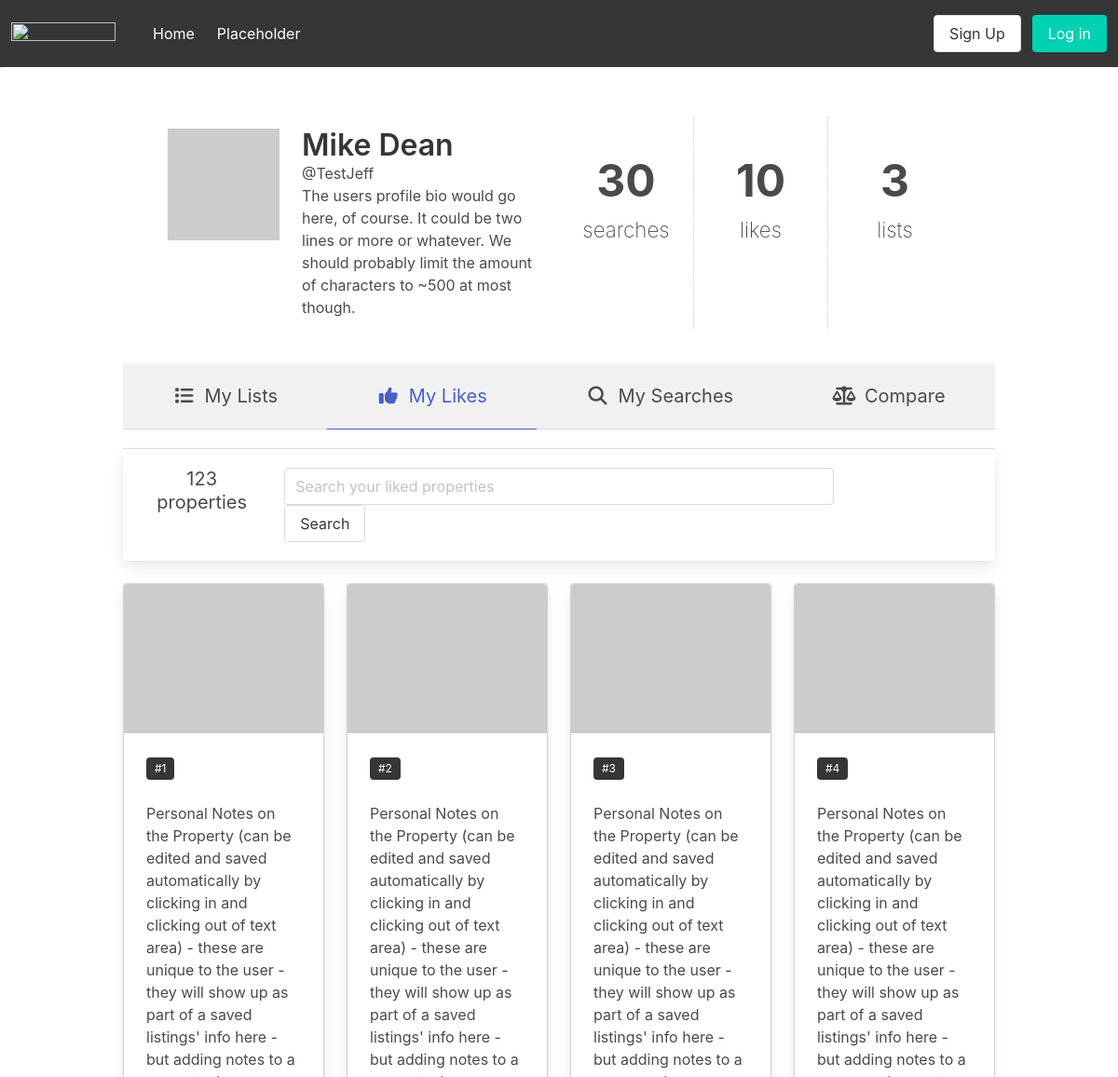
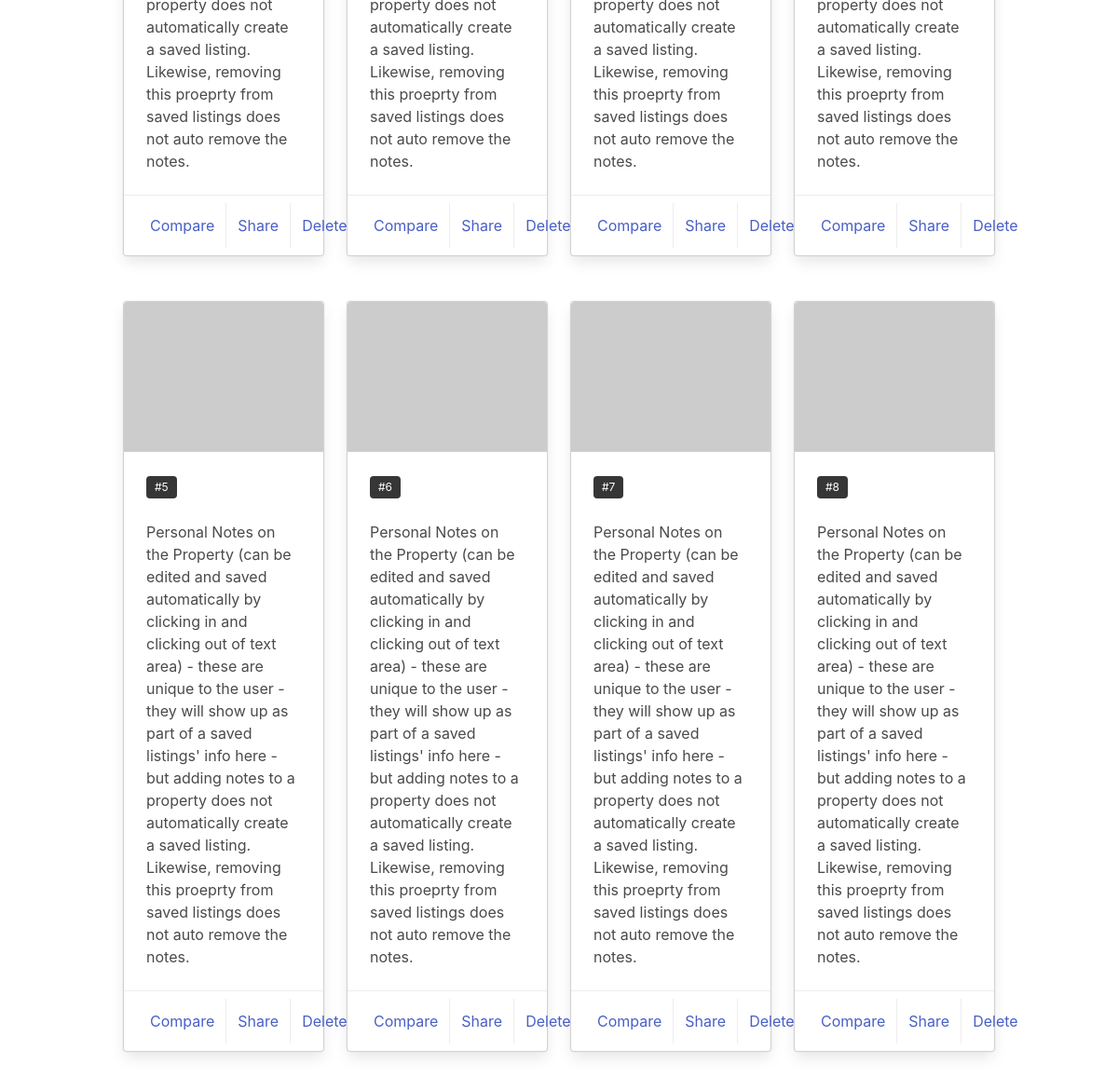
Page /user/4/ on the committed database (2 pictures, top to bottom).
### api/models.py (models this page shows, shortened)
class CustomUser(auth.models.AbstractUser, auth.models.PermissionsMixin):
    user_type_choices = (
        (0, 'Scout'),
        (1, 'Athlete'),
    )
    height_foot_options = (
        (4, '4'),
        (5, '5'),
        (6, '6'),
        (7, '7'),
    )
    height_inch_options = (
        (0, '0'),
        (1, '1'),
        (2, '2'),
        (3, '3'),
        (4, '4'),
        (5, '5'),
        (6, '6'),
        (7, '7'),
        (8, '8'),
        (9, '9'),
        (10, '10'),
        (11, '11'),
        (12, '12'),
    )
    weight_lb = models.IntegerField(default=140)
    height_ft = models.IntegerField(choices=height_foot_options, default=5)
    height_in = models.IntegerField(choices=height_inch_options, default=6)
    school = models.CharField(max_length=128, blank=True)
    profile_pic = models.ImageField(null=True, blank=True)
    user_type = models.PositiveSmallIntegerField(null=True, choices=user_type_choices)

### api/views.py (the view)
# urls.py: path('user/<int:pk>/', views.UserDetail.as_view(), name='user_detail_page'),
class UserDetail(DetailView):
    model = models.CustomUser
    template_name = 'user_detail.html'
    context_object_name = 'user_detail'

### templates/user_detail.html (shortened to what this page needs)
{% extends 'base.html' %}
{% load static %}
{% block bodyblock %}
<link rel="stylesheet" href="{% static 'css/user_detail.css' %}">
<section class = "is-link container">
<div class='columns'>
    <div class='container profile'>
      <div class='section profile-heading'>
        <div class='columns is-mobile is-multiline'>
          <div class='column is-2'>
            <span class='header-icon user-profile-image'>
              {% if user_detail.profile_pic %}
                <img src="{{ user_detail.profile_pic.url }}" alt="not found">
              {% else %}
                <img src='https://via.placeholder.com/250' alt="not found">
              {% endif %}
            </span>
          </div>
          <div class='column is-4-tablet is-10-mobile name'>
            <p>
              <span class='title is-bold'>{{user_detail.first_name}} {{user_detail.last_name}}</span>
              <br>
              <span class='title-is-size-4'>@{{user_detail.username}}</span>
              <br>
            </p>
            <p class='tagline'>
              The users profile bio would go here, of course. It could be two lines or more or whatever. We should probably limit the amount of characters to ~500 at most though.
            </p>
          </div>
          <div class='column is-2-tablet is-4-mobile has-text-centered'>
            <p class='stat-val'>30</p>
            <p class='stat-key'>searches</p>
          </div>
          <div class='column is-2-tablet is-4-mobile has-text-centered'>
            <p class='stat-val'>10</p>
            <p class='stat-key'>likes</p>
          </div>
          <div class='column is-2-tablet is-4-mobile has-text-centered'>
            <p class='stat-val'>3</p>
            <p class='stat-key'>lists</p>
          </div>
        </div>
      </div>
      <div class='profile-options is-fullwidth is-white'>
        <div class='tabs is-fullwidth is-medium'>
          <ul>
            <li class='link'>
              <a>
                <span class='icon'>
                  <i class='fa fa-list'></i>
                </span>
                <span>My Lists</span>
              </a>
            </li>
            <li class='link is-active'>
              <a>
                <span class='icon'>
                  <i class='fa fa-thumbs-up'></i>
                </span>
                <span>My Likes</span>
              </a>
            </li>
            <li class='link'>
              <a>
                <span class='icon'>
                  <i class='fa fa-search'></i>
                </span>
                <span>My Searches</span>
              </a>
            </li>
            <li class='link'>
              <a>
                <span class='icon'>
                  <i class='fa fa-balance-scale'></i>
                </span>
                <span>Compare</span>
              </a>
            </li>
          </ul>
        </div>
      </div>
      <div class='box' style='border-radius: 0px;'>
        <div class='columns'>
          <div class='column is-2-tablet user-property-count has-text-centered'>
            <p class='subtitle is-5'>
              123
              <br>
              properties
            </p>
          </div>
          <div class='column is-8'>
            <p class='control has-addons'>
              <input class='input' placeholder='Search your liked properties' style='width: 100% !important' type='text'>
              <button class='button'>
                Search
              </button>
            </p>
          </div>
        </div>
      </div>
      <div class='columns is-mobile'>
        <div class='column is-3-tablet is-6-mobile'>
          <div class='card'>
            <div class='card-image'>
              <figure class='image is-4by3'>
                <img alt='' src='http://placehold.it/300x225'>
              </figure>
            </div>
            <div class='card-content'>
              <div class='content'>
                <span class='tag is-dark subtitle'>#1</span>
                <p>Personal Notes on the Property (can be edited and saved automatically by clicking in and clicking out of text area) - these are unique to the user - they will show up as part of a saved listings' info here - but adding notes to a property does not automatically create a saved listing. Likewise, removing this proeprty from saved listings does not auto remove the notes.</p>
              </div>
            </div>
            <footer class='card-footer'>
              <a class='card-footer-item'>Compare</a>
              <a class='card-footer-item'>Share</a>
              <a class='card-footer-item'>Delete</a>
            </footer>
          </div>
          <br>
        </div>
        <div class='column is-3-tablet is-6-mobile'>
          <div class='card'>
            <div class='card-image'>
              <figure class='image is-4by3'>
                <img alt='' src='http://placehold.it/300x225'>
              </figure>
            </div>
            <div class='card-content'>
              <div class='content'>
                <span class='tag is-dark subtitle'>#2</span>
                <p>Personal Notes on the Property (can be edited and saved automatically by clicking in and clicking out of text area) - these are unique to the user - they will show up as part of a saved listings' info here - but adding notes to a property does not automatically create a saved listing. Likewise, removing this proeprty from saved listings does not auto remove the notes.</p>
              </div>
            </div>
            <footer class='card-footer'>
              <a class='card-footer-item'>Compare</a>
              <a class='card-footer-item'>Share</a>
              <a class='card-footer-item'>Delete</a>
            </footer>
          </div>
          <br>
        </div>
        <div class='column is-3'>
          <div class='card'>
            <div class='card-image'>
              <figure class='image is-4by3'>
                <img alt='' src='http://placehold.it/300x225'>
              </figure>
            </div>
            <div class='card-content'>
              <div class='content'>
                <span class='tag is-dark subtitle'>#3</span>
                <p>Personal Notes on the Property (can be edited and saved automatically by clicking in and clicking out of text area) - these are unique to the user - they will show up as part of a saved listings' info here - but adding notes to a property does not automatically create a saved listing. Likewise, removing this proeprty from saved listings does not auto remove the notes.</p>
              </div>
            </div>
            <footer class='card-footer'>
              <a class='card-footer-item'>Compare</a>
              <a class='card-footer-item'>Share</a>
              <a class='card-footer-item'>Delete</a>
            </footer>
          </div>
          <br>
        </div>
        <div class='column is-3'>
          <div class='card'>
            <div class='card-image'>
              <figure class='image is-4by3'>
                <img alt='' src='http://placehold.it/300x225'>
              </figure>
            </div>
            <div class='card-content'>
              <div class='content'>
                <span class='tag is-dark subtitle'>#4</span>
                <p>Personal Notes on the Property (can be edited and saved automatically by clicking in and clicking out of text area) - these are unique to the user - they will show up as part of a saved listings' info here - but adding notes to a property does not automatically create a saved listing. Likewise, removing this proeprty from saved listings does not auto remove the notes.</p>
              </div>
            </div>
            <footer class='card-footer'>
              <a class='card-footer-item'>Compare</a>
              <a class='card-footer-item'>Share</a>
              <a class='card-footer-item'>Delete</a>
            </footer>
          </div>
          <br>
        </div>
      </div>
      <div class='columns is-mobile'>
        <div class='column is-3'>
          <div class='card'>
            <div class='card-image'>
              <figure class='image is-4by3'>
                <img alt='' src='http://placehold.it/300x225'>
              </figure>
            </div>
            <div class='card-content'>
              <div class='content'>
                <span class='tag is-dark subtitle'>#5</span>
                <p>Personal Notes on the Property (can be edited and saved automatically by clicking in and clicking out of text area) - these are unique to the user - they will show up as part of a saved listings' info here - but adding notes to a property does not automatically create a saved listing. Likewise, removing this proeprty from saved listings does not auto remove the notes.</p>
              </div>
            </div>
            <footer class='card-footer'>
              <a class='card-footer-item'>Compare</a>
              <a class='card-footer-item'>Share</a>
              <a class='card-footer-item'>Delete</a>
            </footer>
          </div>
          <br>
        </div>
        <div class='column is-3'>
          <div class='card'>
            <div class='card-image'>
              <figure class='image is-4by3'>
                <img alt='' src='http://placehold.it/300x225'>
              </figure>
            </div>
            <div class='card-content'>
              <div class='content'>
                <span class='tag is-dark subtitle'>#6</span>
                <p>Personal Notes on the Property (can be edited and saved automatically by clicking in and clicking out of text area) - these are unique to the user - they will show up as part of a saved listings' info here - but adding notes to a property does not automatically create a saved listing. Likewise, removing this proeprty from saved listings does not auto remove the notes.</p>
              </div>
            </div>
            <footer class='card-footer'>
              <a class='card-footer-item'>Compare</a>
              <a class='card-footer-item'>Share</a>
              <a class='card-footer-item'>Delete</a>
            </footer>
          </div>
          <br>
        </div>
        <div class='column is-3'>
          <div class='card'>
            <div class='card-image'>
              <figure class='image is-4by3'>
                <img alt='' src='http://placehold.it/300x225'>
              </figure>
            </div>
            <div class='card-content'>
              <div class='content'>
                <span class='tag is-dark subtitle'>#7</span>
                <p>Personal Notes on the Property (can be edited and saved automatically by clicking in and clicking out of text area) - these are unique to the user - they will show up as part of a saved listings' info here - but adding notes to a property does not automatically create a saved listing. Likewise, removing this proeprty from saved listings does not auto remove the notes.</p>
              </div>
            </div>
            <footer class='card-footer'>
              <a class='card-footer-item'>Compare</a>
              <a class='card-footer-item'>Share</a>
              <a class='card-footer-item'>Delete</a>
            </footer>
          </div>
          <br>
        </div>
        <div class='column is-3'>
          <div class='card'>
            <div class='card-image'>
              <figure class='image is-4by3'>
                <img alt='' src='http://placehold.it/300x225'>
              </figure>
            </div>
            <div class='card-content'>
              <div class='content'>
                <span class='tag is-dark subtitle'>#8</span>
                <p>Personal Notes on the Property (can be edited and saved automatically by clicking in and clicking out of text area) - these are unique to the user - they will show up as part of a saved listings' info here - but adding notes to a property does not automatically create a saved listing. Likewise, removing this proeprty from saved listings does not auto remove the notes.</p>
              </div>
            </div>
            <footer class='card-footer'>
              <a class='card-footer-item'>Compare</a>
              <a class='card-footer-item'>Share</a>
              <a class='card-footer-item'>Delete</a>
            </footer>
          </div>
          <br>
        </div>
      </div>
    </div>
  </div>
</section>
{% endblock bodyblock %}

### static/css/user_detail.css (style rules this page uses)
body { background: #F5F7FA }
.stat-val { font-size: 3em; padding-top: 20px; font-weight: bold; }
.stat-key { font-size: 1.4em; font-weight: 200 }
.section.profile-heading .column.is-2-tablet.has-text-centered + .has-text-centered { border-left: 1px dotted rgba(0, 0, 0, .2); }
.container.profile { margin-top: 1%; }
.container.profile .profile-options .tabs ul li.link a { margin-bottom: 20px; padding: 20px; background-color: #F1F1F1; }

### rows in the picture
CustomUser: first_name "Mike", last_name "Dean", username "TestJeff"
